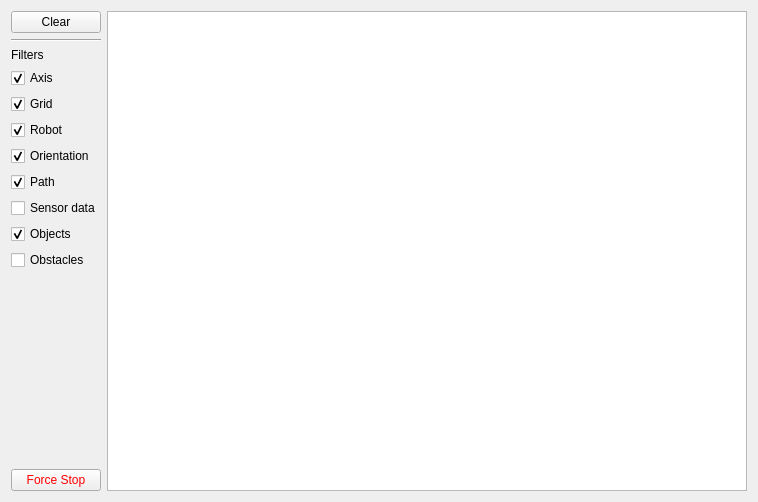
<?xml version="1.0" encoding="UTF-8"?>
<ui version="4.0">
 <class>LocalNavGUI</class>
 <widget class="QWidget" name="LocalNavGUI">
  <property name="geometry">
   <rect>
    <x>0</x>
    <y>0</y>
    <width>749</width>
    <height>500</height>
   </rect>
  </property>
  <property name="windowTitle">
   <string>LocalNavGUI</string>
  </property>
  <property name="autoFillBackground">
   <bool>false</bool>
  </property>
  <layout class="QGridLayout" name="gridLayout">
   <item row="0" column="0">
    <layout class="QHBoxLayout" name="horizontalLayout">
     <item>
      <layout class="QVBoxLayout" name="verticalLayout">
       <item>
        <widget class="QPushButton" name="buttonClear">
         <property name="text">
          <string>Clear</string>
         </property>
        </widget>
       </item>
       <item>
        <widget class="Line" name="line">
         <property name="orientation">
          <enum>Qt::Horizontal</enum>
         </property>
        </widget>
       </item>
       <item>
        <widget class="QLabel" name="label">
         <property name="text">
          <string>Filters</string>
         </property>
        </widget>
       </item>
       <item>
        <widget class="QCheckBox" name="checkAxis">
         <property name="text">
          <string>Axis</string>
         </property>
         <property name="checked">
          <bool>true</bool>
         </property>
        </widget>
       </item>
       <item>
        <widget class="QCheckBox" name="checkGrid">
         <property name="text">
          <string>Grid</string>
         </property>
         <property name="checked">
          <bool>true</bool>
         </property>
        </widget>
       </item>
       <item>
        <widget class="QCheckBox" name="checkRobot">
         <property name="text">
          <string>Robot</string>
         </property>
         <property name="checked">
          <bool>true</bool>
         </property>
        </widget>
       </item>
       <item>
        <widget class="QCheckBox" name="checkOrientation">
         <property name="text">
          <string>Orientation</string>
         </property>
         <property name="checked">
          <bool>true</bool>
         </property>
        </widget>
       </item>
       <item>
        <widget class="QCheckBox" name="checkPath">
         <property name="text">
          <string>Path</string>
         </property>
         <property name="checked">
          <bool>true</bool>
         </property>
        </widget>
       </item>
       <item>
        <widget class="QCheckBox" name="checkSensorData">
         <property name="text">
          <string>Sensor data</string>
         </property>
        </widget>
       </item>
       <item>
        <widget class="QCheckBox" name="checkObjects">
         <property name="text">
          <string>Objects</string>
         </property>
         <property name="checked">
          <bool>true</bool>
         </property>
        </widget>
       </item>
       <item>
        <widget class="QCheckBox" name="checkObstacles">
         <property name="text">
          <string>Obstacles</string>
         </property>
         <property name="checked">
          <bool>false</bool>
         </property>
        </widget>
       </item>
       <item>
        <spacer name="verticalSpacer">
         <property name="orientation">
          <enum>Qt::Vertical</enum>
         </property>
         <property name="sizeHint" stdset="0">
          <size>
           <width>20</width>
           <height>40</height>
          </size>
         </property>
        </spacer>
       </item>
       <item>
        <widget class="QPushButton" name="buttonForceStop">
         <property name="palette">
          <palette>
           <active>
            <colorrole role="ButtonText">
             <brush brushstyle="SolidPattern">
              <color alpha="255">
               <red>255</red>
               <green>0</green>
               <blue>0</blue>
              </color>
             </brush>
            </colorrole>
           </active>
           <inactive>
            <colorrole role="ButtonText">
             <brush brushstyle="SolidPattern">
              <color alpha="255">
               <red>255</red>
               <green>0</green>
               <blue>0</blue>
              </color>
             </brush>
            </colorrole>
           </inactive>
           <disabled>
            <colorrole role="ButtonText">
             <brush brushstyle="SolidPattern">
              <color alpha="255">
               <red>120</red>
               <green>120</green>
               <blue>120</blue>
              </color>
             </brush>
            </colorrole>
           </disabled>
          </palette>
         </property>
         <property name="text">
          <string>Force Stop</string>
         </property>
        </widget>
       </item>
      </layout>
     </item>
     <item>
      <widget class="QGraphicsView" name="map">
       <property name="sizePolicy">
        <sizepolicy hsizetype="Fixed" vsizetype="Fixed">
         <horstretch>0</horstretch>
         <verstretch>0</verstretch>
        </sizepolicy>
       </property>
       <property name="minimumSize">
        <size>
         <width>640</width>
         <height>480</height>
        </size>
       </property>
       <property name="autoFillBackground">
        <bool>true</bool>
       </property>
      </widget>
     </item>
    </layout>
   </item>
  </layout>
 </widget>
 <layoutdefault spacing="6" margin="11"/>
 <resources/>
 <connections/>
</ui>
